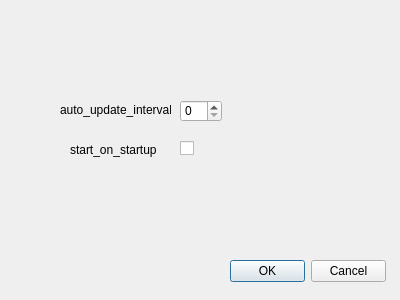
<?xml version="1.0" encoding="UTF-8"?>
<ui version="4.0">
 <class>SettingsWindow</class>
 <widget class="QDialog" name="SettingsWindow">
  <property name="geometry">
   <rect>
    <x>0</x>
    <y>0</y>
    <width>400</width>
    <height>300</height>
   </rect>
  </property>
  <property name="windowTitle">
   <string>Dialog</string>
  </property>
  <widget class="QDialogButtonBox" name="buttonBox">
   <property name="geometry">
    <rect>
     <x>230</x>
     <y>260</y>
     <width>156</width>
     <height>23</height>
    </rect>
   </property>
   <property name="orientation">
    <enum>Qt::Horizontal</enum>
   </property>
   <property name="standardButtons">
    <set>QDialogButtonBox::Cancel|QDialogButtonBox::Ok</set>
   </property>
  </widget>
  <widget class="QSpinBox" name="auto_update_interval_spinBox">
   <property name="geometry">
    <rect>
     <x>180</x>
     <y>100</y>
     <width>42</width>
     <height>22</height>
    </rect>
   </property>
  </widget>
  <widget class="QLabel" name="label">
   <property name="geometry">
    <rect>
     <x>60</x>
     <y>100</y>
     <width>111</width>
     <height>20</height>
    </rect>
   </property>
   <property name="text">
    <string>auto_update_interval</string>
   </property>
  </widget>
  <widget class="QCheckBox" name="start_on_startup_checkBox">
   <property name="geometry">
    <rect>
     <x>180</x>
     <y>140</y>
     <width>16</width>
     <height>17</height>
    </rect>
   </property>
   <property name="text">
    <string/>
   </property>
  </widget>
  <widget class="QLabel" name="label_2">
   <property name="geometry">
    <rect>
     <x>70</x>
     <y>140</y>
     <width>91</width>
     <height>20</height>
    </rect>
   </property>
   <property name="text">
    <string>start_on_startup</string>
   </property>
  </widget>
 </widget>
 <resources/>
 <connections>
  <connection>
   <sender>buttonBox</sender>
   <signal>accepted()</signal>
   <receiver>SettingsWindow</receiver>
   <slot>accept()</slot>
   <hints>
    <hint type="sourcelabel">
     <x>248</x>
     <y>254</y>
    </hint>
    <hint type="destinationlabel">
     <x>157</x>
     <y>274</y>
    </hint>
   </hints>
  </connection>
  <connection>
   <sender>buttonBox</sender>
   <signal>rejected()</signal>
   <receiver>SettingsWindow</receiver>
   <slot>reject()</slot>
   <hints>
    <hint type="sourcelabel">
     <x>316</x>
     <y>260</y>
    </hint>
    <hint type="destinationlabel">
     <x>286</x>
     <y>274</y>
    </hint>
   </hints>
  </connection>
  <connection>
   <sender>auto_update_interval_spinBox</sender>
   <signal>valueChanged(int)</signal>
   <receiver>SettingsWindow</receiver>
   <slot>change_settings()</slot>
   <hints>
    <hint type="sourcelabel">
     <x>192</x>
     <y>107</y>
    </hint>
    <hint type="destinationlabel">
     <x>179</x>
     <y>-12</y>
    </hint>
   </hints>
  </connection>
  <connection>
   <sender>buttonBox</sender>
   <signal>accepted()</signal>
   <receiver>SettingsWindow</receiver>
   <slot>update_settings()</slot>
   <hints>
    <hint type="sourcelabel">
     <x>234</x>
     <y>276</y>
    </hint>
    <hint type="destinationlabel">
     <x>199</x>
     <y>-13</y>
    </hint>
   </hints>
  </connection>
 </connections>
 <slots>
  <slot>change_settings()</slot>
  <slot>update_settings()</slot>
 </slots>
</ui>
